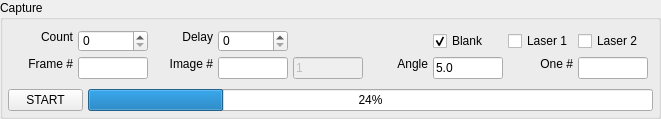
	<widget class="QGroupBox" name="captureGroup">
	  <property name="title">
	    <string>Capture</string>
	  </property>

	  <layout class="QVBoxLayout" name="verticalLayout_4">
	    <property name="margin">
	      <number>5</number>
	    </property>
	    <property name="spacing">
	      <number>5</number>
	    </property>

	    <item>
	      <layout class="QGridLayout" name="gridLayout_1">
		<property name="spacing">
		  <number>5</number>
		</property>
		<property name="margin">
		  <number>5</number>
		</property>

		<!-- row 0 -->

		<item row="0" column="0">
		  <widget class="QLabel" name="countLabel">
		    <property name="sizePolicy">
		      <sizepolicy hsizetype="Preferred" vsizetype="Fixed">
			<horstretch>0</horstretch>
			<verstretch>0</verstretch>
		      </sizepolicy>
		    </property>
		    <property name="minimumSize">
		      <size>
			<width>60</width>
			<height>0</height>
		      </size>
		    </property>
		    <property name="maximumSize">
		      <size>
			<width>70</width>
			<height>22</height>
		      </size>
		    </property>
		    <property name="text">
		      <string>Count</string>
		    </property>
		    <property name="alignment">
		      <set>Qt::AlignRight</set>
		    </property>
		  </widget>
		</item>

		<item row="0" column="1">
		  <widget class="QSpinBox" name="countSpin">
		    <property name="sizePolicy">
		      <sizepolicy hsizetype="Preferred" vsizetype="Fixed">
			<horstretch>0</horstretch>
			<verstretch>0</verstretch>
		      </sizepolicy>
		    </property>
		    <property name="minimumSize">
		      <size>
			<width>60</width>
			<height>0</height>
		      </size>
		    </property>
		    <property name="maximumSize">
		      <size>
			<width>70</width>
			<height>22</height>
		      </size>
		    </property>
		  </widget>
		</item>

		<item row="0" column="2">
		  <widget class="QLabel" name="frameDelayLabel">
		    <property name="sizePolicy">
		      <sizepolicy hsizetype="Preferred" vsizetype="Fixed">
			<horstretch>0</horstretch>
			<verstretch>0</verstretch>
		      </sizepolicy>
		    </property>
		    <property name="minimumSize">
		      <size>
			<width>60</width>
			<height>0</height>
		      </size>
		    </property>
		    <property name="maximumSize">
		      <size>
			<width>70</width>
			<height>22</height>
		      </size>
		    </property>
		    <property name="text">
		      <string>Delay</string>
		    </property>
		    <property name="alignment">
		      <set>Qt::AlignRight</set>
		    </property>
		  </widget>
		</item>

		<item row="0" column="3">
		  <widget class="QSpinBox" name="frameDelaySpin">
		    <property name="sizePolicy">
		      <sizepolicy hsizetype="Preferred" vsizetype="Fixed">
			<horstretch>0</horstretch>
			<verstretch>0</verstretch>
		      </sizepolicy>
		    </property>
		    <property name="minimumSize">
		      <size>
			<width>60</width>
			<height>0</height>
		      </size>
		    </property>
		    <property name="maximumSize">
		      <size>
			<width>70</width>
			<height>22</height>
		      </size>
		    </property>
		  </widget>
		</item>

		<!-- item row="0" column="4">
		</item -->

		<!-- item row="0" column="5">
		</item -->

		<item row="0" column="6">
		  <widget class="QCheckBox" name="blankFrameCheck">
		    <property name="text">
		      <string>Blank</string>
		    </property>
		    <property name="checked">
		      <bool>true</bool>
		    </property>
		    <property name="minimumSize">
		      <size>
			<width>60</width>
			<height>0</height>
		      </size>
		    </property>
		    <property name="maximumSize">
		      <size>
			<width>70</width>
			<height>22</height>
		      </size>
		    </property>
		  </widget>
		</item>

		<item row="0" column="7">
		  <widget class="QCheckBox" name="laser1FrameCheck">
		    <property name="text">
		      <string>Laser 1</string>
		    </property>
		    <property name="checked">
		      <bool>false</bool>
		    </property>
		    <property name="minimumSize">
		      <size>
			<width>60</width>
			<height>0</height>
		      </size>
		    </property>
		    <property name="maximumSize">
		      <size>
			<width>70</width>
			<height>22</height>
		      </size>
		    </property>
		  </widget>
		</item>

		<item row="0" column="8">
		  <widget class="QCheckBox" name="laser2FrameCheck">
		    <property name="text">
		      <string>Laser 2</string>
		    </property>
		    <property name="checked">
		      <bool>false</bool>
		    </property>
		    <property name="minimumSize">
		      <size>
			<width>60</width>
			<height>0</height>
		      </size>
		    </property>
		    <property name="maximumSize">
		      <size>
			<width>70</width>
			<height>22</height>
		      </size>
		    </property>
		  </widget>
		</item>

		<!-- row 1 -->

		<item row="1" column="0">
		  <widget class="QLabel" name="frameNumberLabel">
		    <property name="sizePolicy">
		      <sizepolicy hsizetype="Preferred" vsizetype="Fixed">
			<horstretch>0</horstretch>
			<verstretch>0</verstretch>
		      </sizepolicy>
		    </property>
		    <property name="minimumSize">
		      <size>
			<width>60</width>
			<height>0</height>
		      </size>
		    </property>
		    <property name="maximumSize">
		      <size>
			<width>70</width>
			<height>22</height>
		      </size>
		    </property>
		    <property name="text">
		      <string>Frame #</string>
		    </property>
		    <property name="alignment">
		      <set>Qt::AlignRight</set>
		    </property>
		  </widget>
		</item>

		<item row="1" column="1">
		  <widget class="QLineEdit" name="frameNumberLine">
		    <property name="sizePolicy">
		      <sizepolicy hsizetype="Preferred" vsizetype="Fixed">
			<horstretch>0</horstretch>
			<verstretch>0</verstretch>
		      </sizepolicy>
		    </property>
		    <property name="minimumSize">
		      <size>
			<width>60</width>
			<height>0</height>
		      </size>
		    </property>
		    <property name="maximumSize">
		      <size>
			<width>70</width>
			<height>22</height>
		      </size>
		    </property>
		    <property name="enabled">
		      <bool>true</bool>
		    </property>
		  </widget>
		</item>

		<item row="1" column="2">
		  <widget class="QLabel" name="frameImageLabel">
		    <property name="sizePolicy">
		      <sizepolicy hsizetype="Preferred" vsizetype="Fixed">
			<horstretch>0</horstretch>
			<verstretch>0</verstretch>
		      </sizepolicy>
		    </property>
		    <property name="minimumSize">
		      <size>
			<width>60</width>
			<height>0</height>
		      </size>
		    </property>
		    <property name="maximumSize">
		      <size>
			<width>70</width>
			<height>22</height>
		      </size>
		    </property>
		    <property name="text">
		      <string>Image #</string>
		    </property>
		    <property name="alignment">
		      <set>Qt::AlignRight</set>
		    </property>
		  </widget>
		</item>

		<item row="1" column="3">
		  <widget class="QLineEdit" name="frameImageLine">
		    <property name="sizePolicy">
		      <sizepolicy hsizetype="Preferred" vsizetype="Fixed">
			<horstretch>0</horstretch>
			<verstretch>0</verstretch>
		      </sizepolicy>
		    </property>
		    <property name="minimumSize">
		      <size>
			<width>60</width>
			<height>0</height>
		      </size>
		    </property>
		    <property name="maximumSize">
		      <size>
			<width>70</width>
			<height>22</height>
		      </size>
		    </property>
		    <property name="enabled">
		      <bool>true</bool>
		    </property>
		  </widget>
		</item>

		<item row="1" column="4">
		  <widget class="QLineEdit" name="imagesPerFrameLine">
		    <property name="sizePolicy">
		      <sizepolicy hsizetype="Preferred" vsizetype="Fixed">
			<horstretch>0</horstretch>
			<verstretch>0</verstretch>
		      </sizepolicy>
		    </property>
		    <property name="minimumSize">
		      <size>
			<width>60</width>
			<height>0</height>
		      </size>
		    </property>
		    <property name="maximumSize">
		      <size>
			<width>70</width>
			<height>22</height>
		      </size>
		    </property>
		    <property name="enabled">
		      <bool>false</bool>
		    </property>
		    <property name="text">
		      <string>1</string>
		    </property>
		  </widget>
		</item>


		<item row="1" column="5">
		  <widget class="QLabel" name="degreesPerFrameLabel">
		    <property name="sizePolicy">
		      <sizepolicy hsizetype="Preferred" vsizetype="Fixed">
			<horstretch>0</horstretch>
			<verstretch>0</verstretch>
		      </sizepolicy>
		    </property>
		    <property name="minimumSize">
		      <size>
			<width>60</width>
			<height>0</height>
		      </size>
		    </property>
		    <property name="maximumSize">
		      <size>
			<width>70</width>
			<height>22</height>
		      </size>
		    </property>
		    <property name="text">
		      <string>Angle</string>
		    </property>
		    <property name="alignment">
		      <set>Qt::AlignRight</set>
		    </property>
		  </widget>
		</item>

		<item row="1" column="6">
		  <widget class="QLineEdit" name="degreesPerFrameLine">
		    <property name="sizePolicy">
		      <sizepolicy hsizetype="Preferred" vsizetype="Fixed">
			<horstretch>0</horstretch>
			<verstretch>0</verstretch>
		      </sizepolicy>
		    </property>
		    <property name="minimumSize">
		      <size>
			<width>60</width>
			<height>0</height>
		      </size>
		    </property>
		    <property name="maximumSize">
		      <size>
			<width>70</width>
			<height>22</height>
		      </size>
		    </property>
		    <property name="enabled">
		      <bool>true</bool>
		    </property>
		    <property name="text">
		      <string>5.0</string>
		    </property>
		  </widget>
		</item>


		<item row="1" column="7">
		  <widget class="QLabel" name="oneImageLabel">
		    <property name="sizePolicy">
		      <sizepolicy hsizetype="Preferred" vsizetype="Fixed">
			<horstretch>0</horstretch>
			<verstretch>0</verstretch>
		      </sizepolicy>
		    </property>
		    <property name="minimumSize">
		      <size>
			<width>60</width>
			<height>0</height>
		      </size>
		    </property>
		    <property name="maximumSize">
		      <size>
			<width>70</width>
			<height>22</height>
		      </size>
		    </property>
		    <property name="text">
		      <string>One #</string>
		    </property>
		    <property name="alignment">
		      <set>Qt::AlignRight</set>
		    </property>
		  </widget>
		</item>

		<item row="1" column="8">
		  <widget class="QLineEdit" name="oneImageLine">
		    <property name="sizePolicy">
		      <sizepolicy hsizetype="Preferred" vsizetype="Fixed">
			<horstretch>0</horstretch>
			<verstretch>0</verstretch>
		      </sizepolicy>
		    </property>
		    <property name="minimumSize">
		      <size>
			<width>60</width>
			<height>0</height>
		      </size>
		    </property>
		    <property name="maximumSize">
		      <size>
			<width>70</width>
			<height>22</height>
		      </size>
		    </property>
		    <property name="enabled">
		      <bool>true</bool>
		    </property>
		  </widget>
		</item>

	      </layout>
	    </item>

	    <!-- row 2 -->

	    <item>
	      <layout class="QHBoxLayout" name="horizontalLayout_1">
		<property name="spacing">
		  <number>5</number>
		</property>

		<item>
		  <widget class="QPushButton" name="captureButton">
		    <property name="sizePolicy">
		      <sizepolicy hsizetype="Minimum" vsizetype="Fixed">
			<horstretch>0</horstretch>
			<verstretch>0</verstretch>
		      </sizepolicy>
		    </property>
		    <property name="minimumSize">
		      <size>
			<width>75</width>
			<height>0</height>
		      </size>
		    </property>
		    <property name="maximumSize">
		      <size>
			<width>75</width>
			<height>16777215</height>
		      </size>
		    </property>
		    <property name="text">
		      <string>START</string>
		    </property>
		    <property name="enabled">
		      <bool>true</bool>
		    </property>
		    <property name="checkable">
		      <bool>true</bool>
		    </property>
		  </widget> <!-- captureButton -->
		</item>

		<item>
		  <widget class="QProgressBar" name="captureProgress">
		    <property name="value">
		      <number>24</number>
		    </property>
		  </widget> <!-- captureProgress -->
		</item>

	      </layout>
	    </item>

	  </layout> <!-- verticalLayout_4 -->

	</widget>
